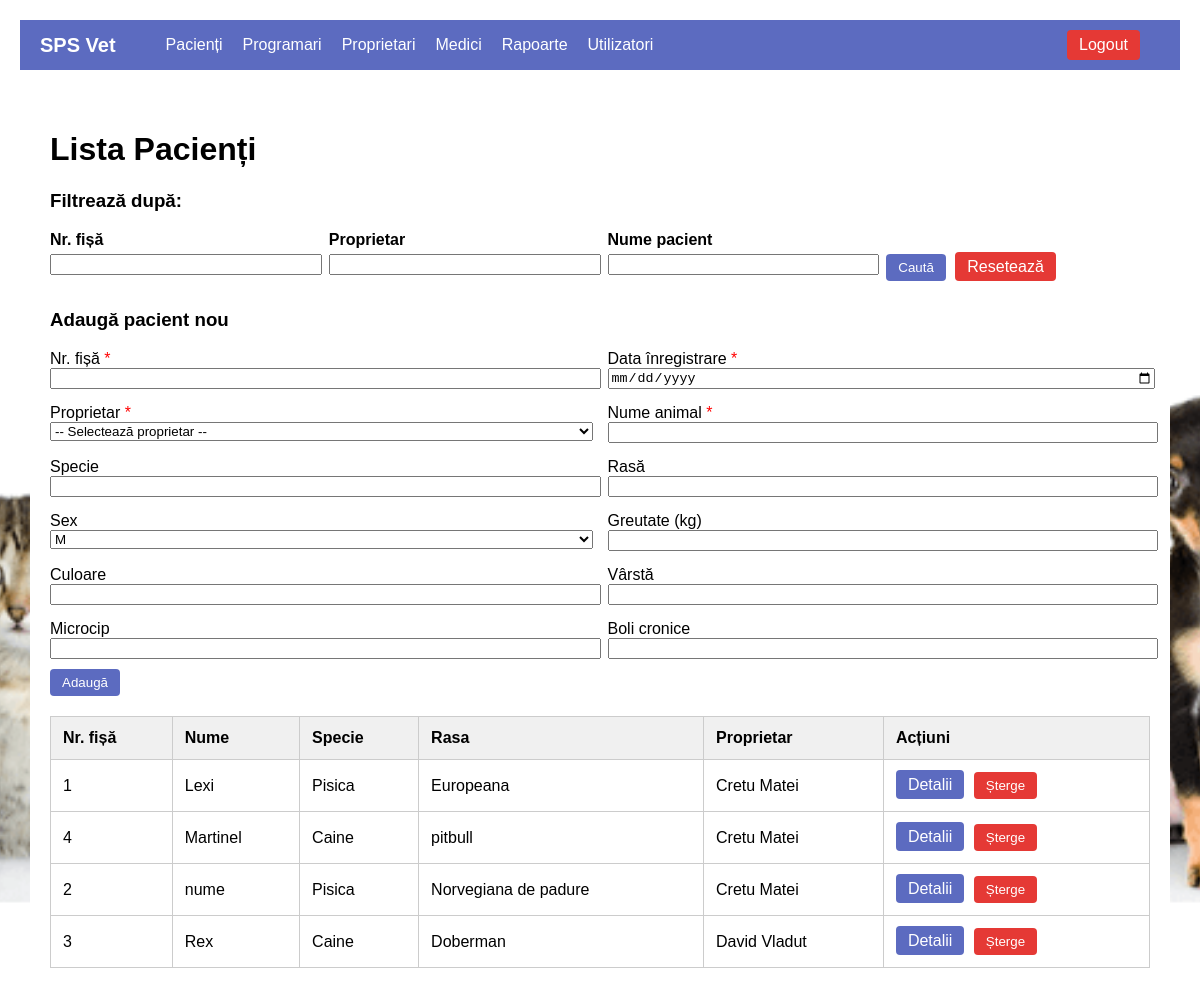
Screenshot of /lista_pacienti.php (signed in) with the database file from the repository.
### tables this page shows
CREATE TABLE `pacienti` (
  `id` int(11) NOT NULL,
  `numar_fisa` varchar(50) DEFAULT NULL,
  `data_inregistrare` date DEFAULT NULL,
  `nume` varchar(100) DEFAULT NULL,
  `specie` varchar(50) DEFAULT NULL,
  `rasa` varchar(50) DEFAULT NULL,
  `sex` enum('M','F') DEFAULT NULL,
  `greutate` float DEFAULT NULL,
  `culoare` varchar(50) DEFAULT NULL,
  `varsta` int(11) DEFAULT NULL,
  `microcip` varchar(50) DEFAULT NULL,
  `boli_cronice` text DEFAULT NULL,
  `proprietar_id` int(11) DEFAULT NULL
);

CREATE TABLE `proprietari` (
  `id` int(11) NOT NULL,
  `nume` varchar(50) NOT NULL,
  `prenume` varchar(50) NOT NULL,
  `adresa` text DEFAULT NULL,
  `telefon` varchar(20) DEFAULT NULL,
  `email` varchar(100) DEFAULT NULL
);

### functions.php (called while the page is built, shortened)
<?php
     function check_login($con)
    {
        if (isset ($_SESSION['user_id']))
        {
            $id= $_SESSION['user_id'];
            $query="select * from users where user_id = '$id' limit 1";
            $result = mysqli_query($con, $query);
            if ($result && mysqli_num_rows($result) > 0)
            {
                $user_data = mysqli_fetch_assoc($result);
                return $user_data;
            }
        }
        die;
    }

### lista_pacienti.php (the view, shortened to what this page needs)
<?php
include("connection.php");
include("functions.php");
$nume = isset($_GET['nume']) ? trim($_GET['nume']) : '';
$proprietar = isset($_GET['proprietar']) ? trim($_GET['proprietar']) : '';
$nr_fisa = isset($_GET['numar_fisa']) ? trim($_GET['numar_fisa']) : '';
$where = [];
$filter_sql = count($where) ? "WHERE " . implode(" AND ", $where) : "";
$result = mysqli_query($con, "SELECT p.*, pr.nume AS prop_nume, pr.prenume AS prop_prenume FROM pacienti p LEFT JOIN proprietari pr ON p.proprietar_id = pr.id $filter_sql ORDER BY p.nume ASC");
$pacienti = mysqli_fetch_all($result, MYSQLI_ASSOC);
?>
<!DOCTYPE html>
<html>
<head>
</head>
<body>
<?php include("header.php"); ?>
<div class="container">
    <h1>Lista Pacienți</h1>
    <h3>Filtrează după:</h3>
    <form method="GET">
        <div class="form-grid">
            <div class="filter-group">
                <label class="filter-label">Nr. fișă</label>
                <input type="text" name="numar_fisa" value="<?= htmlspecialchars($nr_fisa) ?>">
            </div>
            <div class="filter-group">
                <label class="filter-label">Proprietar</label>
                <input type="text" name="proprietar" value="<?= htmlspecialchars($proprietar) ?>">
            </div>
            <div class="filter-group">
                <label class="filter-label">Nume pacient</label>
                <input type="text" name="nume" value="<?= htmlspecialchars($nume) ?>">
            </div>
            <div class="filter-group">
                <label class="filter-label">&nbsp;</label>
                <button type="submit" class="btn">Caută</button>
                <a href="lista_pacienti.php" class="btn btn-danger">Resetează</a>
            </div>
        </div>
    </form>
    <form method="POST">
        <h3>Adaugă pacient nou</h3>
        <div class="form-grid" style="grid-template-columns: repeat(2, 1fr);">
            <div>
                <label class="required">Nr. fișă</label>
                <input type="text" name="numar_fisa" required>
            </div>
            <div>
                <label class="required">Data înregistrare</label>
                <input type="date" name="data_inregistrare" required>
            </div>
            <div>
                <label class="required">Proprietar</label>
                <select name="proprietar_id" required>
                    <option value="">-- Selectează proprietar --</option>
                </select>
            </div>
            <div>
                <label class="required">Nume animal</label>
                <input type="text" name="nume" required>
            </div>
            <div>
                <label>Specie</label>
                <input type="text" name="specie">
            </div>
            <div>
                <label>Rasă</label>
                <input type="text" name="rasa">
            </div>
            <div>
                <label>Sex</label>
                <select name="sex">
                    <option value="M">M</option>
                </select>
            </div>
            <div>
                <label>Greutate (kg)</label>
                <input type="text" name="greutate">
            </div>
            <div>
                <label>Culoare</label>
                <input type="text" name="culoare">
            </div>
            <div>
                <label>Vârstă</label>
                <input type="number" name="varsta">
            </div>
            <div>
                <label>Microcip</label>
                <input type="text" name="microcip">
            </div>
            <div>
                <label>Boli cronice</label>
                <input type="text" name="boli_cronice">
            </div>
        </div>
        <button type="submit" name="adauga" class="btn" style="margin-top: 10px;">Adaugă</button>
    </form>
    <table>
        <thead>
            <tr>
                <th>Nr. fișă</th>
                <th>Nume</th>
                <th>Specie</th>
                <th>Rasa</th>
                <th>Proprietar</th>
                <th>Acțiuni</th>
            </tr>
        </thead>
        <tbody>
        <?php foreach ($pacienti as $p): ?>
            <tr>
                <td><?= htmlspecialchars($p['numar_fisa']) ?></td>
                <td><?= htmlspecialchars($p['nume']) ?></td>
                <td><?= htmlspecialchars($p['specie']) ?></td>
                <td><?= htmlspecialchars($p['rasa']) ?></td>
                <td><?= htmlspecialchars($p['prop_nume'] . ' ' . $p['prop_prenume']) ?></td>
                <td>
                    <a class="btn" href="pacienti.php?id=<?= $p['id'] ?>">Detalii</a>
                    <form method="POST" style="display:inline;">
                        <button class="btn btn-danger" onclick="return confirm('Esti sigur că vrei să stergi acest pacient?');">Șterge</button>
                    </form>
                </td>
            </tr>
        <?php endforeach; ?>
        </tbody>
    </table>
</div>
</body>
</html>

### header.php (shortened to what this page needs)
<?php
include_once("connection.php");
include_once("functions.php");
$user_data = check_login($con);
$is_admin = isset($user_data['is_admin']) && $user_data['is_admin'] == 1;
?>
<div class="navbar">
  <div class="logo"><a href="index.php">SPS Vet</a></div>
  <a href="lista_pacienti.php">Pacienți</a>
  <a href="programari.php">Programari</a>
  <a href="proprietari.php">Proprietari</a>
  <a href="medici.php">Medici</a>
  <div class="dropdown">
    <a href="#" class="dropbtn">Rapoarte</a>
  </div>
  <?php if ($is_admin): ?>
    <a href="admin.php">Utilizatori</a>
  <?php endif; ?>
  <a href="logout.php" class="logout">Logout</a>
</div>

### lista_pacienti.php (style rules this page uses)
body { font-family: Arial, sans-serif; padding: 20px; background-color: #f4f4f4; margin: 0; background: url("imagine.png") no-repeat center center fixed; background-size: cover; }
.container { max-width: 1100px; margin: auto; background: white; padding: 20px; border-radius: 8px; margin-top: 20px; }
table { width: 100%; border-collapse: collapse; margin-top: 20px; }
th, td { padding: 12px; border: 1px solid #ccc; text-align: left; }
th { background-color: #f0f0f0; }
.btn { padding: 6px 12px; background-color: #5c6bc0; color: white; border: none; border-radius: 4px; text-decoration: none; margin-right: 5px; cursor: pointer; }
.btn-danger { background-color: #e53935; }
form input, form select, form label { width: 100%; }
.form-grid { display: grid; grid-template-columns: repeat(4, 1fr); gap: 15px; margin-top: 10px; }
.filter-group { margin-bottom: 10px; }
.filter-label { font-weight: bold; display: block; margin-bottom: 5px; }
.required::after { content: " *"; color: red; }

### header.php (style rules this page uses)
.navbar { background-color: #5c6bc0; padding: 10px 20px; display: flex; align-items: center; color: white; flex-wrap: wrap; }
.navbar .logo { font-size: 20px; font-weight: bold; margin-right: 30px; }
.navbar a { color: white; text-decoration: none; margin-right: 20px; }
.navbar .logout { margin-left: auto; background-color: #e53935; padding: 6px 12px; border-radius: 4px; }
.dropdown { position: relative; display: inline-block; }

### rows the page displays
pacienti: numar_fisa "1", nume "Lexi", specie "Pisica", rasa "Europeana", proprietar.prenume "Cretu Matei"
pacienti: numar_fisa "4", nume "Martinel", specie "Caine", rasa "pitbull", proprietar.prenume "Cretu Matei"
pacienti: numar_fisa "2", nume "nume", specie "Pisica", rasa "Norvegiana de padure", proprietar.prenume "Cretu Matei"
pacienti: numar_fisa "3", nume "Rex", specie "Caine", rasa "Doberman", proprietar.prenume "David Vladut"
